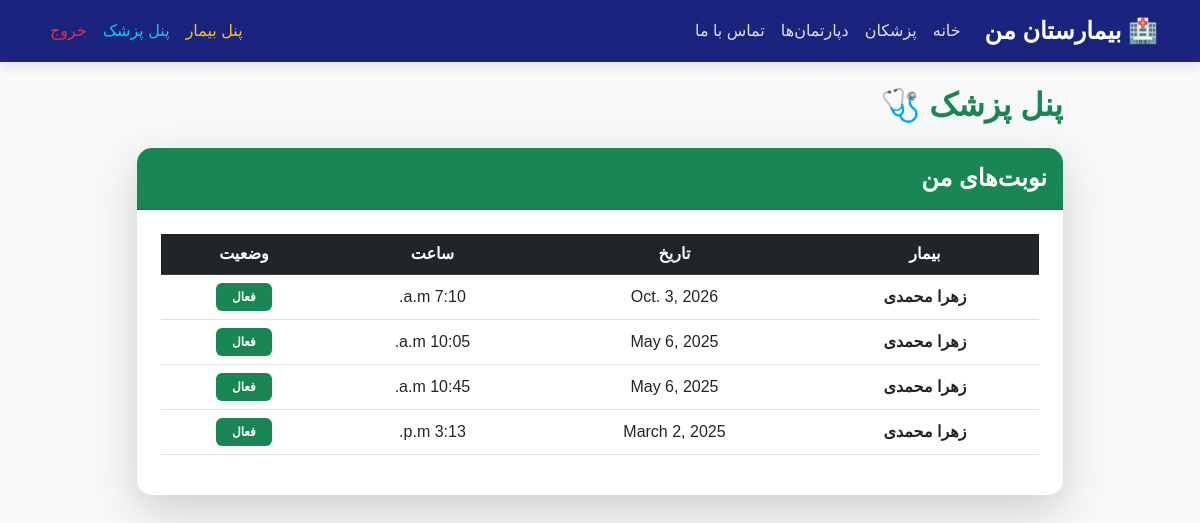
/doctor-dashboard/ (signed in), run on the app's committed database.
### hospital/models.py (models this page shows, shortened)
class Appointment(models.Model):
    doctor = models.ForeignKey(Doctor, on_delete=models.CASCADE, verbose_name="پزشک")
    patient = models.ForeignKey(Patient, on_delete=models.CASCADE, verbose_name="بیمار")
    date = models.DateField(verbose_name="تاریخ")
    time = models.TimeField(verbose_name="ساعت")
    is_active = models.BooleanField(default=True, verbose_name="فعال")
    class Meta:
        verbose_name = "نوبت"
        verbose_name_plural = "نوبت‌ها"

class Patient(models.Model):
    user = models.OneToOneField('auth.User', on_delete=models.CASCADE, null=True, blank=True, verbose_name="کاربر")
    first_name = models.CharField(max_length=50, verbose_name="نام")
    last_name = models.CharField(max_length=50, verbose_name="نام خانوادگی")
    phone = models.CharField(max_length=15, verbose_name="شماره تماس")
    class Meta:
        verbose_name = "بیمار"
        verbose_name_plural = "بیماران"

### hospital/views.py (the view)
# urls.py: path('doctor-dashboard/', views.doctor_dashboard, name='doctor_dashboard'),
@login_required
def doctor_dashboard(request):
    appointments = Appointment.objects.filter(doctor__user=request.user).order_by('-date')
    return render(request, 'doctor_dashboard.html', {'appointments': appointments})

### hospital/templates/doctor_dashboard.html (shortened to what this page needs)
{% extends 'base.html' %}
{% block content %}
<div class="row justify-content-center">
    <div class="col-md-10">
        <h2 class="mb-4 text-success fw-bold">پنل پزشک 🩺</h2>
        <div class="card shadow-lg border-0" style="border-radius: 15px;">
            <div class="card-header bg-success text-white py-3" style="border-radius: 15px 15px 0 0;">
                <h4 class="mb-0 fw-bold">نوبت‌های من</h4>
            </div>
            <div class="card-body p-4">
                <table class="table table-hover text-center align-middle">
                    <thead class="table-dark">
                        <tr>
                            <th>بیمار</th>
                            <th>تاریخ</th>
                            <th>ساعت</th>
                            <th>وضعیت</th>
                        </tr>
                    </thead>
                    <tbody>
                        {% for app in appointments %}
                        <tr>
                            <td class="fw-bold">{{ app.patient.first_name }} {{ app.patient.last_name }}</td>
                            <td>{{ app.date }}</td>
                            <td>{{ app.time }}</td>
                            <td>
                                {% if app.is_active %}
                                    <span class="badge bg-success px-3 py-2">فعال</span>
                                {% else %}
                                    <span class="badge bg-danger px-3 py-2">لغو شده</span>
                                {% endif %}
                            </td>
                        </tr>
                        {% empty %}
                        <tr>
                            <td colspan="4" class="text-muted p-4">شما هیچ نوبتی ندارید.</td>
                        </tr>
                        {% endfor %}
                    </tbody>
                </table>
            </div>
        </div>
    </div>
</div>
{% endblock %}

### hospital/templates/base.html (style rules this page uses)
body { font-family: Tahoma, Arial, sans-serif; background-color: #f8f9fa; }

### data on the page
Appointment: patient.first_name "زهرا", patient.last_name "محمدی", date "Oct. 3, 2026", time "7:10 a.m.", is_active "فعال"
Appointment: patient.first_name "زهرا", patient.last_name "محمدی", date "May 6, 2025", time "10:05 a.m.", is_active "فعال"
Appointment: patient.first_name "زهرا", patient.last_name "محمدی", date "May 6, 2025", time "10:45 a.m.", is_active "فعال"
Appointment: patient.first_name "زهرا", patient.last_name "محمدی", date "March 2, 2025", time "3:13 p.m.", is_active "فعال"
